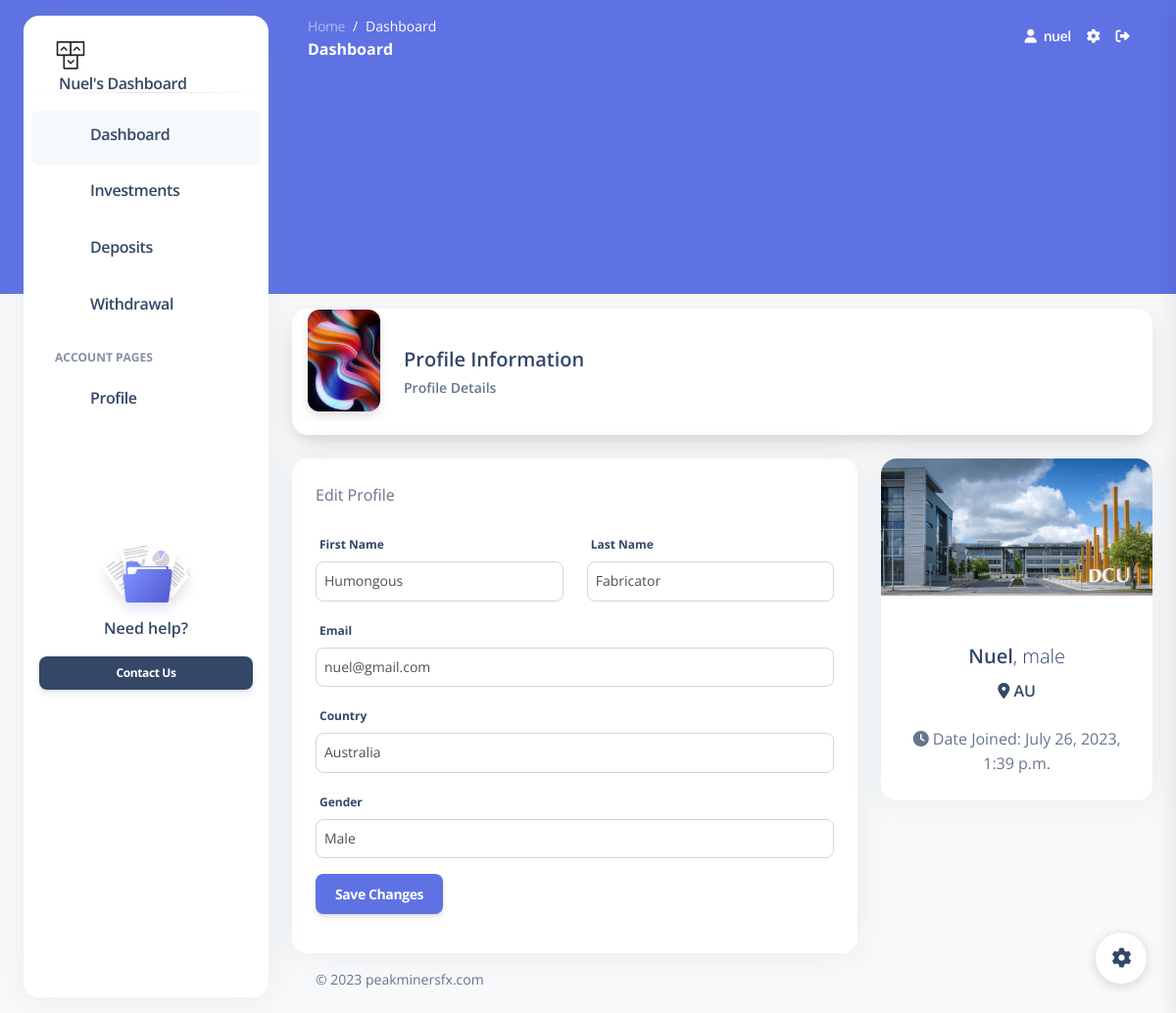
The page /dashboard/profile (signed in) on the database its author committed.
### core/models.py (models this page shows, shortened)
class User(AbstractUser):
    balance = models.DecimalField(max_digits=12, decimal_places=2, default=0.00)
    country = CountryField()
    gender = models.CharField(max_length=10, choices=GENDER_CHOICES)
    groups = models.ManyToManyField(
        "auth.Group", related_name="custom_user_set", blank=True
    )
    user_permissions = models.ManyToManyField(
        "auth.Permission", related_name="custom_user_set", blank=True
    )
    class Meta:
        ordering = ["balance"]

### dashboard/views.py (the view)
# urls.py: path("profile", profile, name="profile"),
@login_required
def profile(request):
    if request.method == "POST":
        user_form = UserProfileForm(request.POST, instance=request.user)
        if user_form.is_valid():
            user_form.save()
            messages.success(request, "Your profile is updated successfully")
            return redirect(reverse_lazy("profile"))
    else:
        user_form = UserProfileForm(instance=request.user)
    return render(
        request,
        "dashboard/profile.html",
        {"form": user_form},
    )

### dashboard/forms.py
class UserProfileForm(forms.ModelForm):
    first_name = forms.CharField(
        max_length=100,
        widget=forms.TextInput(attrs={"class": "form-control px-2"}),
        required=True,
        label="first name",
    )
    last_name = forms.CharField(
        max_length=100,
        widget=forms.TextInput(attrs={"class": "form-control px-2"}),
        required=True,
        label="last",
    )
    email = forms.EmailField(
        max_length=100,
        help_text="Required. Enter a valid email address.",
        widget=forms.TextInput(attrs={"class": "form-control px-2"}),
        required=True,
        label="Email",
    )
    country = CountryField().formfield(
        widget=forms.Select(attrs={"class": "form-control px-2"}),
        required=True,
        label="Gender",
    )
    gender = forms.ChoiceField(
        choices=GENDER_CHOICES,
        widget=forms.Select(attrs={"class": "form-control px-2"}),
        required=True,
        label="Gender",
    )
    class Meta:
        model = User
        fields = ["first_name", "last_name", "email", "country", "gender"]

### dashboard/templates/dashboard/profile.html (shortened to what this page needs)
{%extends 'dashboard/base.html'%} {%load static%} {%block content%}
<div class="card shadow-lg mx-4 card-profile-bottom">
  <div class="card-body p-3">
    <div class="row gx-4">
      <div class="col-auto">
        <div class="avatar avatar-xl position-relative">
          <img
            src="{%static 'img/curved-images/curved12.jpg'%}"
            alt="profile_image"
            class="w-100 border-radius-lg shadow-sm"
          />
        </div>
      </div>
      <div class="col-auto my-auto">
        <div class="h-100">
          <h5 class="mb-1">Profile Information</h5>
          <p class="mb-0 font-weight-bold text-sm">Profile Details</p>
        </div>
      </div>
    </div>
  </div>
</div>
<div class="container-fluid py-4">
  <div class="row">
    <div class="col-md-8">
      <div class="card">
        <div class="card-header pb-0">
          <div class="d-flex align-items-center">
            <p class="mb-0">Edit Profile</p>
          </div>
        </div>
        <div class="card-body">
          <form method="post">
            <div class="row">
              <div class="col-md-6">
                <div class="form-group">
                  <label for="id_first_name" class="form-control-label"
                    >First Name</label
                  >
                  {{ form.first_name }}
                </div>
              </div>
              <div class="col-md-6">
                <div class="form-group">
                  <label for="id_last_name" class="form-control-label"
                    >Last Name</label
                  >
                  {{ form.last_name }}
                </div>
              </div>
            </div>
            <div class="form-group">
              <label for="id_email" class="form-control-label">Email</label>
              {{ form.email }}
            </div>
            <div class="form-group">
              <label for="id_country" class="form-control-label">Country</label>
              {{ form.country }}
            </div>
            <div class="form-group">
              <label for="id_gender" class="form-control-label">Gender</label>
              {{ form.gender }}
            </div>
            <button type="submit" class="btn btn-primary">Save Changes</button>
          </form>
        </div>
      </div>
    </div>
    <div class="col-md-4">
      <div class="card card-profile">
        <img
          src="{% static 'img/bg-profile.jpg' %}"
          alt="Image placeholder"
          class="card-img-top"
        />
        <div class="card-header text-center border-0 pt-0 pt-lg-2 pb-4 pb-lg-3">
        </div>
        <div class="card-body pt-0">
          <div class="text-center mt-4">
            <h5>
              {{user.username | title}}<span class="font-weight-light"
                >, {{user.gender}}</span
              >
            </h5>
            <div class="h6 font-weight-300">
              <i class="fa-solid fa-location-dot"></i> {{user.country}}
            </div>
            <div>
              <i class="fa fa-clock mr-4"></i> Date Joined: {{user.date_joined}}
            </div>
          </div>
        </div>
      </div>
    </div>
  </div>
  {%endblock%}

### dashboard/templates/dashboard/base.html (shortened to what this page needs)
{%load static%}
<!DOCTYPE html>
<html lang="en">
<head>
  <link href="{%static 'css/nucleo-icons.css'%}" rel="stylesheet" />
  <link href="{%static 'css/nucleo-svg.css'%}" rel="stylesheet" />
  <link id="pagestyle" href="{%static 'css/argon-dashboard.css'%}" rel="stylesheet" />
</head>
<body class="g-sidenav-show   bg-gray-100">
  <div class="min-height-300 bg-primary  position-absolute w-100"></div>
  <aside class="sidenav bg-white navbar navbar-vertical navbar-expand-xs border-0 border-radius-xl my-3 fixed-start ms-4 " id="sidenav-main">
    <div class="sidenav-header">
      <a class="navbar-brand m-0" href="{%url 'index'%}">
        <img src="{%static 'img/logo-ct-dark.png'%}" class="navbar-brand-img h-100" alt="main_logo">
        <p class="ms-1 font-weight-bold">{{user.username | title}}'s Dashboard</p>
      </a>
    </div>
    <hr class="horizontal dark mt-0">
    <div class="collapse navbar-collapse  w-auto" id="sidenav-collapse-main">
      <ul class="navbar-nav">
        <li class="nav-item">
          <a class="nav-link active" href="{%url 'index'%}">
            <div class="icon icon-shape icon-sm border-radius-md text-center me-2 d-flex align-items-center justify-content-center">
            </div>
            <h6 class="nav-link-text ms-1">Dashboard</h6>
          </a>
        </li>
        <li class="nav-item">
          <a class="nav-link" href="{%url 'investments'%}">
            <div class="icon icon-shape icon-sm border-radius-md text-center me-2 d-flex align-items-center justify-content-center">
            </div>
            <h6 class="nav-link-text ms-1">Investments</h6>
          </a>
        </li>
        <li class="nav-item">
          <a class="nav-link " href="{% url 'deposits' %}">
            <div class="icon icon-shape icon-sm border-radius-md text-center me-2 d-flex align-items-center justify-content-center">
            </div>
            <h6 class="nav-link-text ms-1">Deposits</h6>
          </a>
        </li>
        <li class="nav-item">
          <a class="nav-link" href="{% url 'withdrawal' %}">
            <div class="icon icon-shape icon-sm border-radius-md text-center me-2 d-flex align-items-center justify-content-center">
            </div>
            <h6 class="nav-link-text ms-1">Withdrawal</h6>
          </a>
        </li>
        <li class="nav-item mt-3">
          <h6 class="ps-4 ms-2 text-uppercase text-xs font-weight-bolder opacity-6">Account pages</h6>
        </li>
        <li class="nav-item">
          <a class="nav-link " href="{% url 'profile' %}">
            <div class="icon icon-shape icon-sm border-radius-md text-center me-2 d-flex align-items-center justify-content-center">
            </div>
            <h6 class="nav-link-text ms-1">Profile</h6>
          </a>
        </li>
      </ul>
    </div>
    <div class="sidenav-footer mx-3 ">
      <div class="card card-plain shadow-none" id="sidenavCard">
        <img class="w-50 mx-auto" src="{%static 'img/illustrations/icon-documentation.svg'%}" alt="sidebar_illustration">
        <div class="card-body text-center p-3 w-100 pt-0">
          <div class="docs-info">
            <h6 class="mb-0">Need help?</h6>
          </div>
        </div>
      </div>
      <a href="{%url 'contact'%}" target="_blank" class="btn btn-dark btn-sm w-100 mb-3">Contact Us</a>
    </div>
  </aside>
  <main class="main-content position-relative border-radius-lg ">
    <nav class="navbar navbar-main navbar-expand-lg px-0 mx-4 shadow-none border-radius-xl " id="navbarBlur" data-scroll="false">
      <div class="container-fluid py-1 px-3">
        <nav aria-label="breadcrumb">
          <ol class="breadcrumb bg-transparent mb-0 pb-0 pt-1 px-0 me-sm-6 me-5">
            <li class="breadcrumb-item text-sm"><a class="opacity-5 text-white" href="{%url 'home'%}">Home</a></li>
            <li class="breadcrumb-item text-sm text-white active" aria-current="page">Dashboard</li>
          </ol>
          <h6 class="font-weight-bolder text-white mb-0">Dashboard</h6>
        </nav>
        <div class="collapse navbar-collapse mt-sm-0 mt-2 me-md-0 me-sm-4" id="navbar">
          <ul class="navbar-nav  justify-content-end">
            <li class="nav-item d-flex align-items-center">
              <a href="javascript:;" class="nav-link text-white font-weight-bold px-0">
                <i class="fa fa-user me-sm-1"></i>
                <span class="d-sm-inline d-none">{{user.username}}</span>
              </a>
            </li>
            <li class="nav-item px-3 d-flex align-items-center">
              <a href="javascript:;" class="nav-link text-white p-0">
                <i class="fa fa-cog fixed-plugin-button-nav cursor-pointer"></i>
              </a>
            </li>
            <li class="nav-item dropdown pe-2 d-flex align-items-center">
              <a href="{%url 'logout'%}" class="nav-link text-white p-0" id="dropdownMenuButton" data-bs-toggle="dropdown" aria-expanded="false">
                <i class="fa-solid fa-right-from-bracket" ></i>
              </a>
            </li>
          </ul>
        </div>
      </div>
    </nav>
    {%block content%}
    {%endblock%}
    <footer class="footer pt-3  ">
        <div class="container-fluid">
          <div class="row align-items-center justify-content-lg-between">
            <div class="col-lg-6 mb-lg-0 mb-4">
              <div class="copyright text-center text-sm text-muted text-lg-start">
                ©  peakminersfx.com
              </div>
            </div>
          </div>
        </div>
      </footer>
    </div>
  </main>
  <div class="fixed-plugin">
    <a class="fixed-plugin-button text-dark position-fixed px-3 py-2">
      <i class="fa fa-cog py-2"> </i>
    </a>
  </div>
</body>
</html>

### dashboard/static/css/nucleo-svg.css (style rules this page uses)
.icon { display: inline-block; color: #111111; height: 1em; width: 1em; }
.icon-sm { height: 0.8em; width: 0.8em; }
.icon { fill: currentColor; stroke: none; }

### rows shown on the page
User: username "Nuel", username "nuel", first_name "Humongous", last_name "Fabricator", email "nuel@gmail.com", country "Australia", gender "Male", gender "male", country "AU", date_joined "July 26, 2023, 1:39 p.m."
